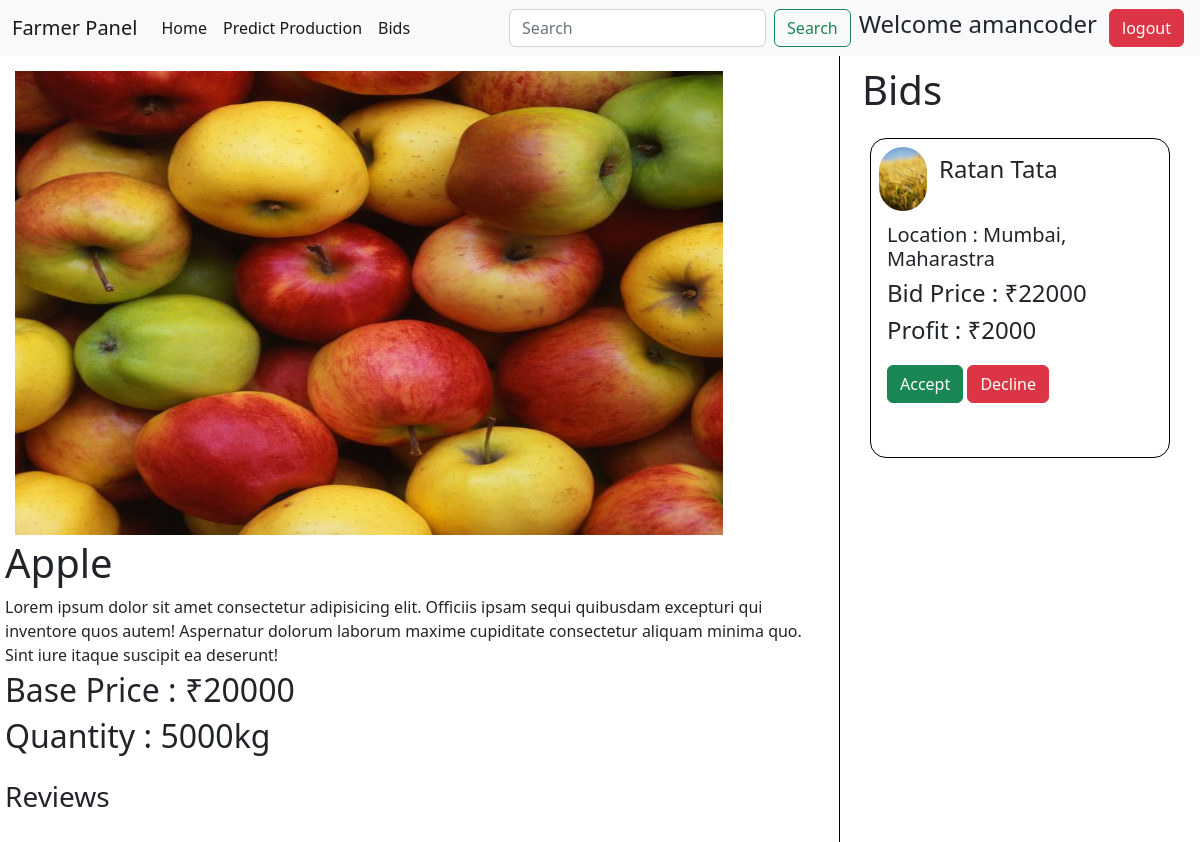
Page /farmer/crop/8/ (signed in) on the earlier database version.
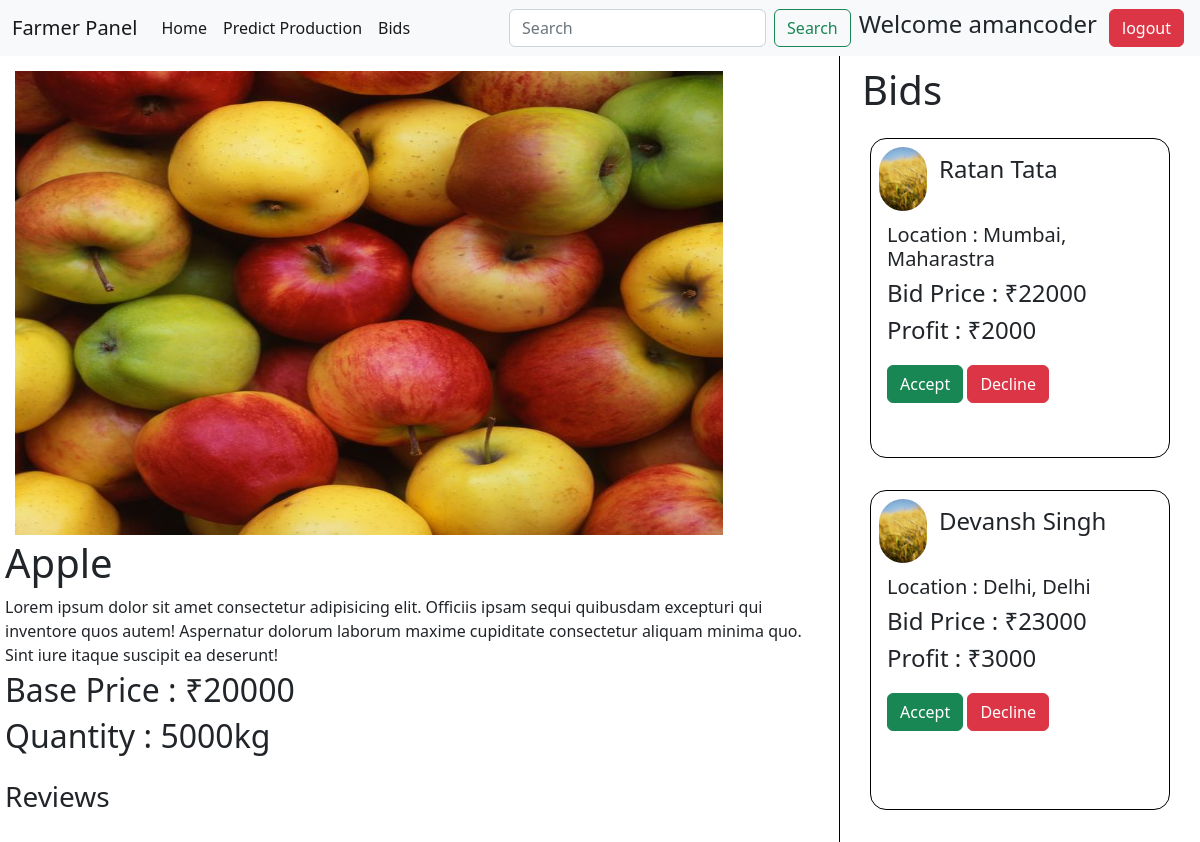
Same page on the later database version.
### farmer/models.py (models this page shows, shortened)
class Product(models.Model):
    id = models.AutoField(primary_key=True)
    farmer = models.ForeignKey(UserProfile,on_delete = models.CASCADE)
    title = models.CharField(max_length=250,null=True,blank=True)
    crop_img = models.ImageField(upload_to="crop_img")
    crop_name = models.CharField(max_length=150)
    quantity = models.PositiveIntegerField()
    price = models.PositiveBigIntegerField()
    quality = models.CharField(choices=crop_quality_choice,max_length=30,null=True,blank=True)

class Bid(models.Model):
    id = models.AutoField(primary_key=True)
    farmer = models.ForeignKey(UserProfile,default=None,on_delete = models.CASCADE,related_name="bid_farmer")
    customer = models.ForeignKey(UserProfile,on_delete = models.CASCADE,related_name="bid_coustmer")
    crop = models.ForeignKey(Product,on_delete=models.CASCADE,null=True,blank=True)
    status = models.CharField(choices = status_choice,max_length=20)
    bid_price = models.PositiveIntegerField()
    def __str__(self):
        return f"Bid by {self.customer.user.username}"
    @property
    def profit(self):
        return self.bid_price - self.crop.price

### account/models.py (models this page shows, shortened)
class UserProfile(models.Model):
    id = models.AutoField(primary_key=True)
    user = models.ForeignKey(User,on_delete = models.CASCADE)
    user_type = models.CharField(choices=user_type_choices,max_length = 10)
    address = models.ForeignKey(Address,on_delete = models.CASCADE)
    contact_no = models.PositiveIntegerField()

class Address(models.Model):
    id = models.AutoField(primary_key = True)
    pincode = models.IntegerField(blank=True, null=True)
    city = models.CharField(choices=city_choices,max_length=70,blank=True, null=True,)
    state = models.CharField(choices=State_choices,max_length=70,blank=True, null=True)
    landmark = models.CharField(max_length=70)

### farmer/views.py (the view)
# urls.py: path("crop/<int:pk>/",cropDetail)
def cropDetail(request,pk):
    crop = Product.objects.get(pk = pk)
    farmer = UserProfile.objects.get(user = request.user)
    bids = []
    for b in Bid.objects.filter(crop = crop):
        if b.crop.farmer.user.username == farmer.user.username:
            bids.append(b)
    print(bids)
    context = {'crop':crop,'bids':bids}
    return render(request,"fullcropDetail.html",context=context)

### templates/fullcropDetail.html (shortened to what this page needs)
{% extends 'farmerbase.html' %}
{% block body %}
    <div class="main-container">
        <div class="right">
            <img src="{{crop.crop_img.url}}" alt="">
            <h1 class="my-1">{{crop.crop_name}}</h1>
            <p class="my-1">Lorem ipsum dolor sit amet consectetur adipisicing elit. Officiis ipsam sequi quibusdam excepturi qui inventore quos autem! Aspernatur dolorum laborum maxime cupiditate consectetur aliquam minima quo. Sint iure itaque suscipit ea deserunt!</p>
            <h2 id="price-heading">Base Price : ₹{{crop.price}}</h2>
            <h2>Quantity : {{crop.quantity}}kg</h2>
            <h3 class="my-3">Reviews</h3>
        </div>
        <div class="left">
            <h1>Bids</h1>
            {% for b in bids  %}
            <div class="my-3 bids-card">
                <div class="user-info">
                    <img class="mx-2 my-2" src="/static/predictpage.jpeg" alt="">
                    <h4 class="mx-1 my-3">{{b.customer.user.first_name}} {{b.customer.user.last_name}}</h4>
                </div>
                <h5 class="mx-3 my-1">Location : {{b.customer.address.city}}, {{b.customer.address.state}}</h5>
                <h4 class="mx-3 my-1">Bid Price : ₹{{b.bid_price}}</h4>
                <h4 class="mx-3 my-1">Profit : ₹{{b.profit}}</h4>
                <div class="mx-3 my-3 btns">
                    <button class="btn btn-success">Accept</button>
                    <button class="btn btn-danger">Decline</button>
                </div>
            </div>
            {% endfor %}
        </div>
    </div>
{% endblock body %}

### templates/farmerbase.html (shortened to what this page needs)
<!DOCTYPE html>
<html lang="en">
<head>
    <link href="https://cdn.jsdelivr.net/npm/bootstrap@5.2.0/dist/css/bootstrap.min.css" rel="stylesheet">
</head>
<body>
    <nav class="navbar navbar-expand-lg bg-light">
        <div class="container-fluid">
          <a class="navbar-brand" href="/farmer/page">Farmer Panel</a>
          <div class="collapse navbar-collapse" id="navbarSupportedContent">
            <ul class="navbar-nav me-auto mb-2 mb-lg-0">
              <li class="nav-item">
                <a class="nav-link active" aria-current="page" href="/farmer/page">Home</a>
              </li>
              <li class="nav-item">
                <a class="nav-link active" aria-current="page" href="/farmer/predict">Predict Production</a>
              </li>
              <li class="nav-item">
                <a class="nav-link active" aria-current="page" href="/farmer/bids">Bids</a>
              </li>
            </ul>
            <form class="d-flex" role="search">
              <input class="form-control me-2" type="search" placeholder="Search" aria-label="Search">
              <button class="btn btn-outline-success" type="submit">Search</button>
            </form>
            {% if user.is_authenticated %}
              <h4 class="mx-2">Welcome {{user.username}}</h4>
              <form class="d-flex">
                <a class="btn btn-danger mx-1" href="/account/logout" type="submit">logout</a>
              </form>
            {% endif %}
          </div>
        </div>
      </nav>
      {% block body %}{% endblock body %}
</body>
</html>

### templates/fullcropDetail.html (style rules this page uses)
.main-container { width: 100vw; height: 100vh; display: flex; }
.right { width: 70%; height: 100vh; display: flex; flex-direction: column; padding: 5px; border-right: 1px solid black; }
.right img { margin-top: 10px; margin-left: 10px; width: 59vw; height: 58vh; }
.left { width: 30%; height: 100vh; display: flex; flex-direction: column; padding: 10px; overflow-y: scroll; }
.left h1 { margin-left: 1vw; }
.bids-card { width: 25vw; height: 40vh; border: 1px solid black; display: flex; border-radius: 1rem; flex-direction: column; align-self: center; }
.user-info { width: 30vw; height: auto; display: flex; }
.user-info img { width: 4vw; height: 8vh; border-radius: 15rem; }

Differences in the rows shown:
added Bid: customer.user.first_name "Devansh", customer.user.last_name "Singh", customer.address.city "Delhi", customer.address.state "Delhi", bid_price "23000", profit "3000"
